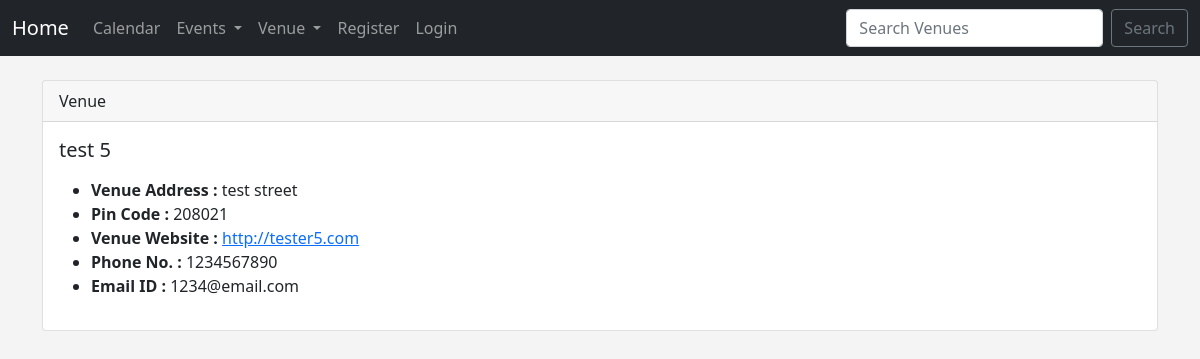
Page /show_venue/6 on the committed database.
### events/models.py (models this page shows)
class Venue(models.Model):#Venue table
    name = models.CharField('Venue Name', max_length = 120)
    address = models.CharField(max_length = 300)
    pin_code = models.CharField('Pin Code',max_length = 6)
    phone = models.CharField('Contact Phone', max_length = 10, blank=True)
    website = models.URLField('Website', blank = True)
    email = models.EmailField('Email', blank = True)
    def __str__(self):
        return self.name

### events/views.py (the view)
# urls.py: path('show_venue/<venue_id>', views.show_venue, name="show-venue"),
def show_venue(request, venue_id):
    venue = Venue.objects.get(pk=venue_id)
    return render(request, 'events/show_venue.html',
    {"venue" : venue,})

### events/templates/events/show_venue.html
{% extends 'events/base.html' %}
{% block content %}
    <div class="card">
        <div class="card-header">
            Venue
        </div>
        <div class="card-body">
          <h5 class="card-title">{{ venue }}</h5>
          <p class="card-text"><ul>
            <li><strong>Venue Address : </strong>{{ venue.address }}</li>
            <li><strong>Pin Code : </strong>{{ venue.pin_code }}</li>
            <li><strong>Venue Website : </strong><a href="{{ venue.website }}">{{ venue.website }}</a></li>
            <li><strong>Phone No. : </strong>{{ venue.phone }}</li>
            <li><strong>Email ID  : </strong>{{ venue.email }}</li>
         </ul></p>
        </div>
      </div>
{% endblock %}

### events/templates/events/base.html (style rules this page uses)
body { background: #f4f4f4; }

### rows in the picture
Venue: name "test 5", address "test street", pin_code "208021", website "http://tester5.com", phone "1234567890", email "1234@email.com"
